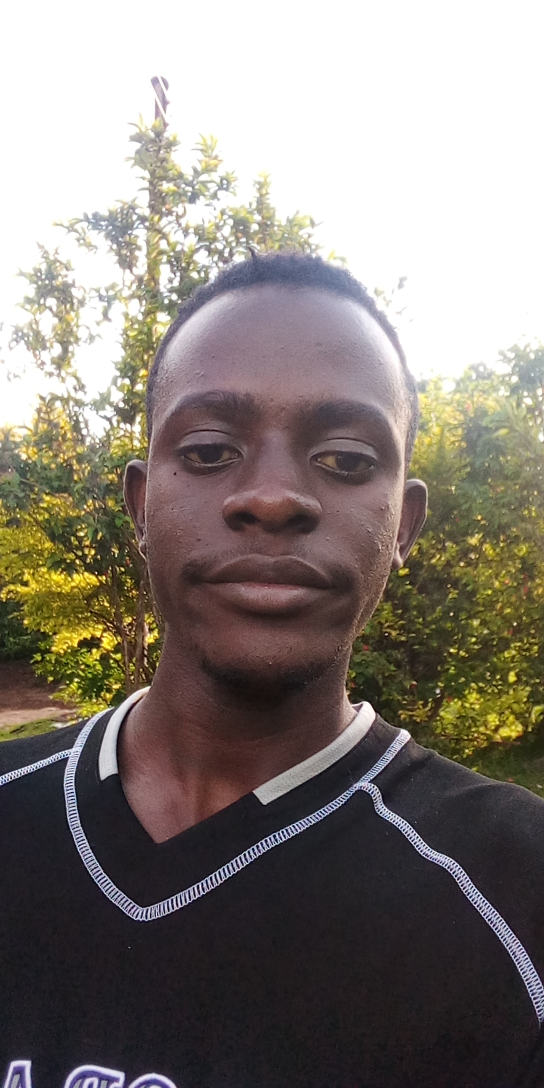
#> input picture jona.jpg, 1632 x 3264 px (shown at 1/3 size)
$ jupyter execute --allow-errors 'image processing with scikit learn image.ipynb'   (older library calls are emulated)
#> lines starting #> are read from the running program, lines starting #| are printed output that depends on the picture
[cell 1]
from skimage import io
import pandas as pd
from skimage import color
from skimage import data,io

from pylab import *

img=io.imread('jona.jpg')
#> img is the input picture: shape (3264, 1632, 3); mean R, G, B 134.6, 127.2, 121.2

io.imshow(img)

[cell 2]
print(f"Type of the image :{type(img)}")
#| Type of the image :<class 'numpy.ndarray'>
print(f"Shape of the image is: {img.shape} ")
#| Shape of the image is: (3264, 1632, 3)

[cell 3]
# to look at the pixel values
#we convert the image (numpy array to an excel spreadsheet)

df=pd.DataFrame(img.flatten()) #converts the image into a one dimensional array and then a dataframe
#> df = table of 15980544 rows and 1 columns
#(RGB to one dimension)
excel_path='jona.xlsx'

# df.to_excel(excel_path,index=False)
df
#> Out = table of 15980544 rows and 1 columns

[cell 4]
# converting rgb to hsv
from skimage import color
from skimage import data

from pylab import *

#converting to hsv
img_hsv=color.rgb2hsv(img)
#> img_hsv: shape (3264, 1632, 3) float64; mean of channels 0, 1, 2 0.369, 0.195, 0.535
#converting back to original
img_res=color.hsv2rgb(img_hsv)

[cell 5]
#show both images
figure(0)
io.imshow(img_hsv)
figure(1)
io.imshow(img_res)

[cell 6]
#converting to xyz and viceversa
img_xyz=color.rgb2xyz(img)
#> img_xyz: shape (3264, 1632, 3) float64; mean of channels 0, 1, 2 0.354, 0.37, 0.383
img_res=color.xyz2rgb(img_xyz)
#> img_res: shape (3264, 1632, 3) float64; mean of channels 0, 1, 2 0.528, 0.499, 0.475

#displaying the images
figure(0)
io.imshow(img_xyz)

figure(1)
io.imshow(img_res)
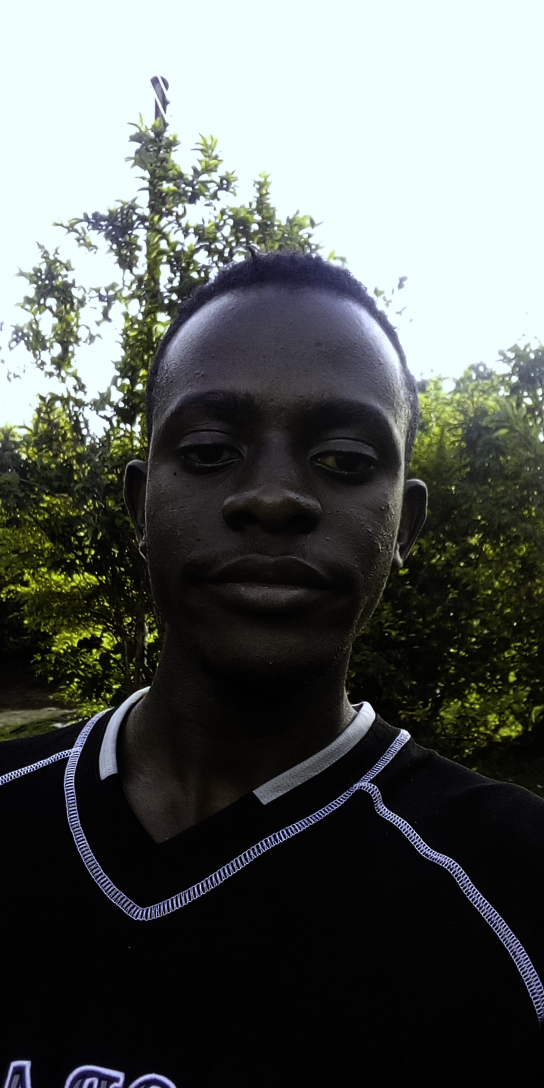
#> shown: shape (3264, 1632, 3) float64 (shown at 1/3 size); mean R, G, B 0.354, 0.37, 0.36

[cell 7]
#rgb to lab
img_lab=color.rgb2lab(img)
#> img_lab: shape (3264, 1632, 3) float64; mean of channels 0, 1, 2 51.5, 2.5, 4.3
img_res=color.lab2rgb(img_lab)

# displaying the images
figure(0)
io.imshow(img_lab)
figure(1)
io.imshow(img_res)
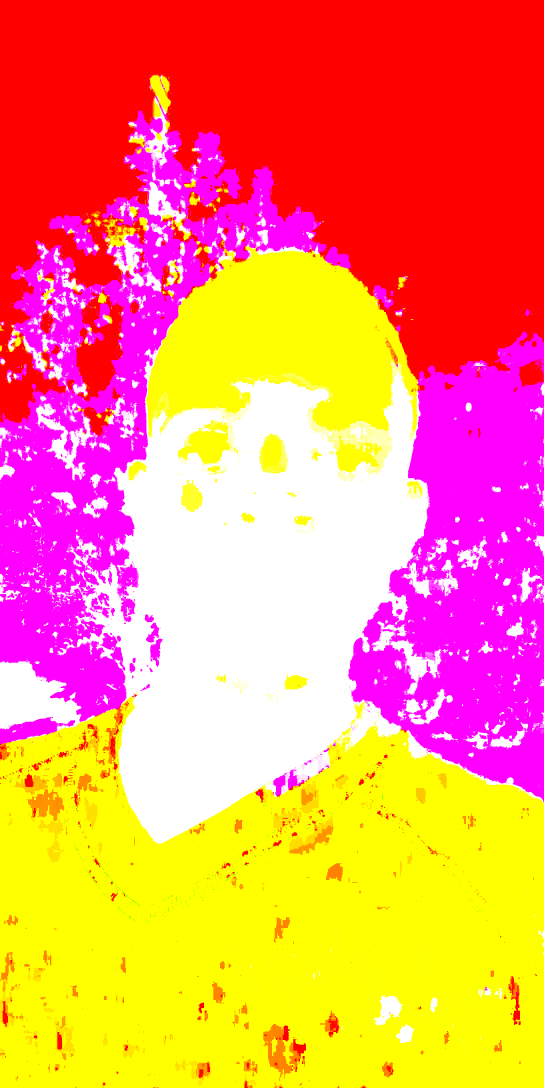
#> shown: shape (3264, 1632, 3) float64 (shown at 1/3 size); mean R, G, B 1, 0.553, 0.393

[cell 8]
#yuv
img_yuv=color.rgb2yuv(img)
#> img_yuv: shape (3264, 1632, 3) float64; mean of channels 0, 1, 2 0.505, -0.0146, 0.0202
img_res=color.yuv2rgb(img_res)
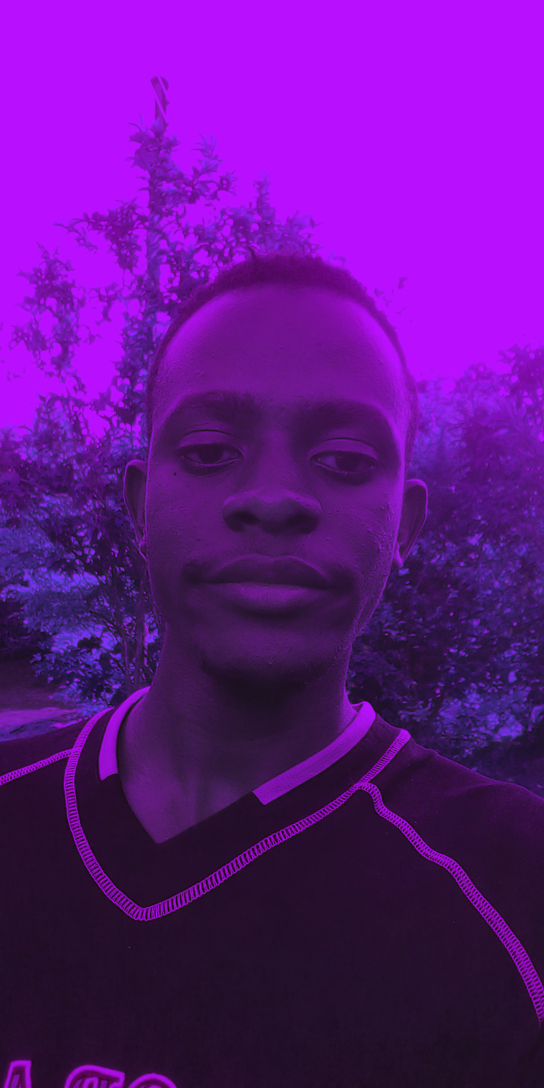
#> img_res: shape (3264, 1632, 3) float64 (shown at 1/3 size); mean R, G, B 1.07, 0.0551, 1.54; drawn with min black and max white

[cell 9]
from skimage import color
from skimage import data,io

from pylab import *


img=io.imread('jona.jpg')


img_yuv=color.rgb2yuv(img)
img_res=color.yuv2rgb(img_yuv)
#> img_res: shape (3264, 1632, 3) float64; mean of channels 0, 1, 2 0.528, 0.499, 0.475


figure(0)
io.imshow(img_yuv)
figure(1)
io.imshow(img_res)
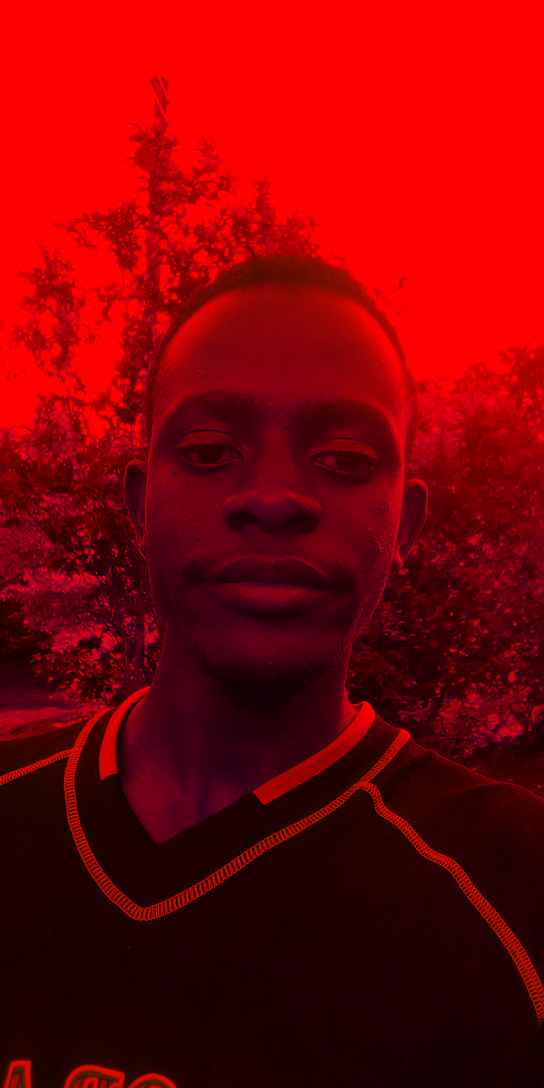
#> shown: shape (3264, 1632, 3) float64 (shown at 1/3 size); mean R, G, B 0.505, 0.00384, 0.0209

#> (a cell that did not finish here is left out)

#> (a cell that did not finish here is left out)

[cell 12]
#drawing shapes
from skimage import draw

x,y=draw.line(0,0,200,1000)
#> x = 1001 values from 0 to 200; y = 1001 values from 0 to 1000

img[x,y]=0

io.imshow(img)

[cell 13]
from skimage import draw

def rectangle(x,y,w,h):
    rr,cc=[x,x+w,x+w,x],[y,y,y+h,y+h]

    return draw.polygon(rr,cc)

rr,cc=rectangle(10,10,200,1000)

img[rr,cc]=1
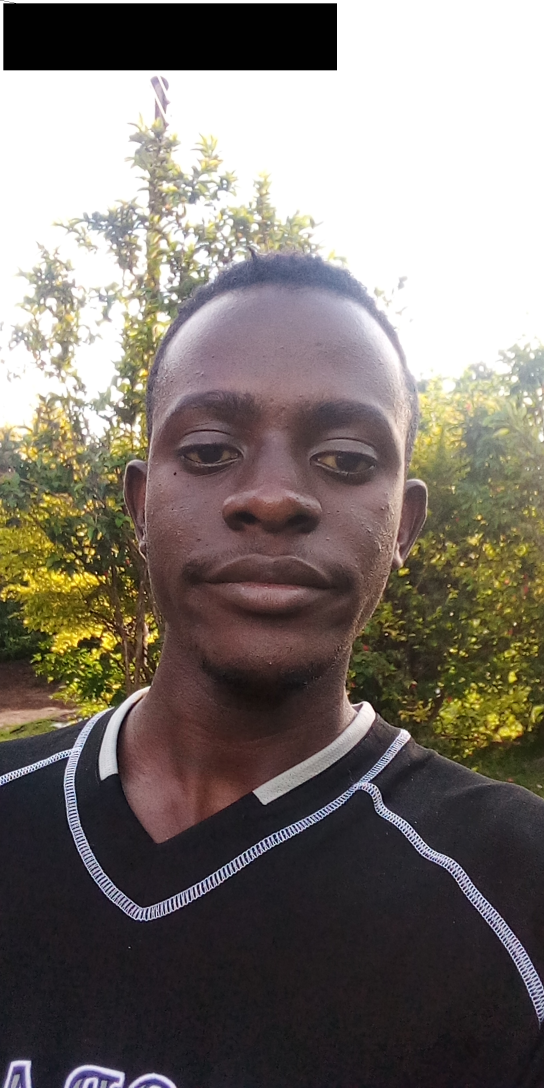
#> img: shape (3264, 1632, 3) (shown at 1/3 size); mean R, G, B 125, 117.6, 111.6

io.imshow(img)

[cell 14]
#rotating an image
from skimage.transform import rotate

rotated=rotate(img,30)
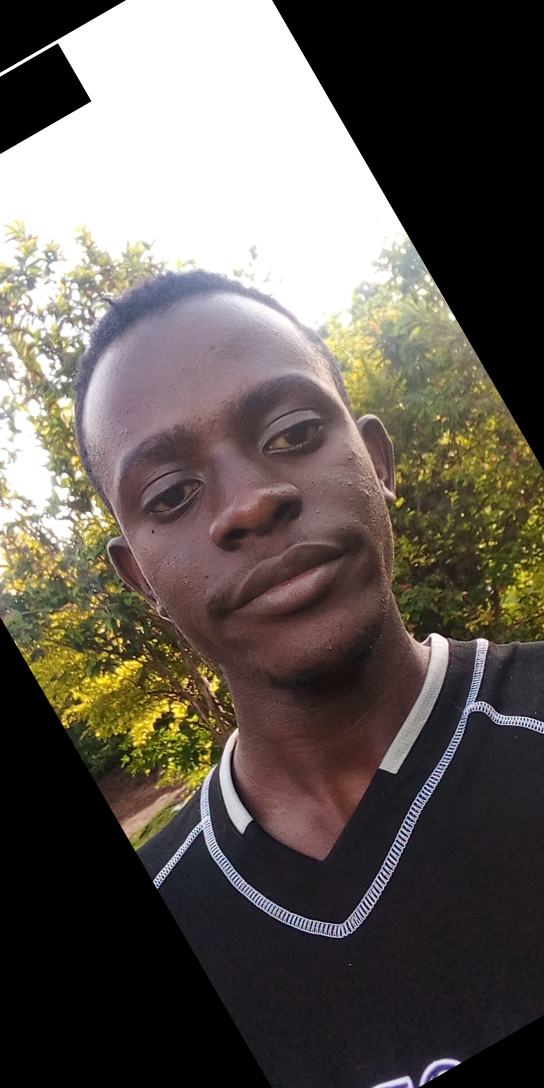
#> rotated: shape (3264, 1632, 3) float64 (shown at 1/3 size); mean R, G, B 0.384, 0.358, 0.335

[cell 15]
io.imshow(rotated)

[cell 16]
#resizing an image
from skimage.transform import resize

resized = resize(img,(100,100))
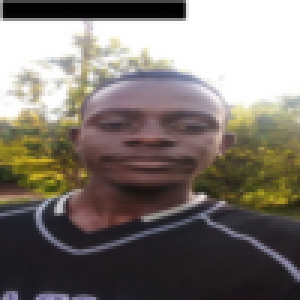
#> resized: shape (100, 100, 3) float64 (shown 3 times larger); mean R, G, B 0.49, 0.461, 0.437
io.imshow(resized)
